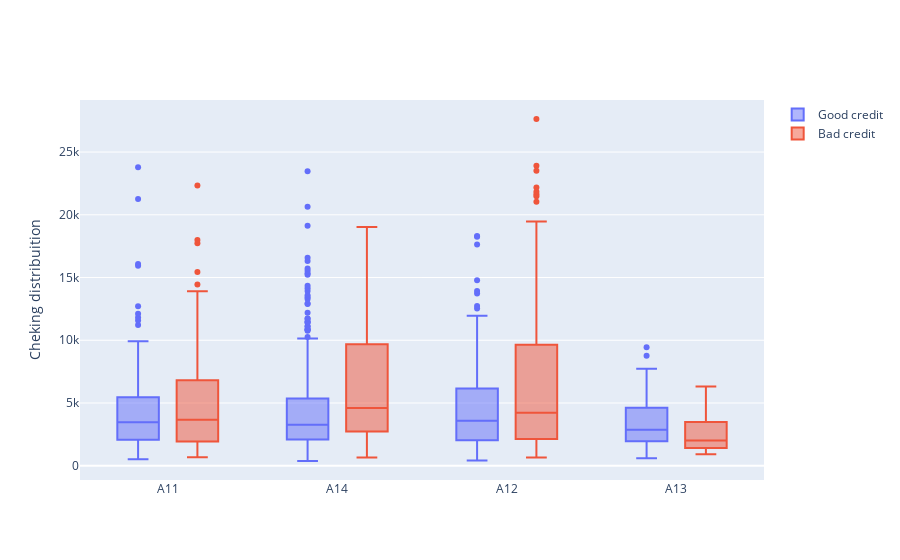

Write notebook code for a chart like this one.
### Code cell
df_good = train[train["status"] == 'good']
df_bad = train[train["status"] == 'bad']

t0 = go.Box(y=df_good["amount"],x=df_good["checkin_acc"],name='Good credit')
t1 = go.Box(y=df_bad['amount'],x=df_bad['checkin_acc'],name='Bad credit')
    
data = [t0, t1]

layout = go.Layout(yaxis=dict(title='Cheking distribuition'),boxmode='group')
fig = go.Figure(data=data, layout=layout)

py.iplot(fig, filename='box-age-cat')

### Figure 1 — Plotly figure (JSON) as saved in the notebook; plotly's stock layout.template omitted (floating-point values rounded to 4 significant figures; data arrays with more than 128 entries replaced by an {"elided": "..."} marker saying what was removed)
{"data": [{"name": "Good credit", "type": "box", "x": {"elided": "700 str values"}, "y": {"elided": "700 int values"}}, {"name": "Bad credit", "type": "box", "x": {"elided": "300 str values"}, "y": {"elided": "300 int values"}}], "layout": {"boxmode": "group", "yaxis": {"title": {"text": "Cheking distribuition"}}}}
